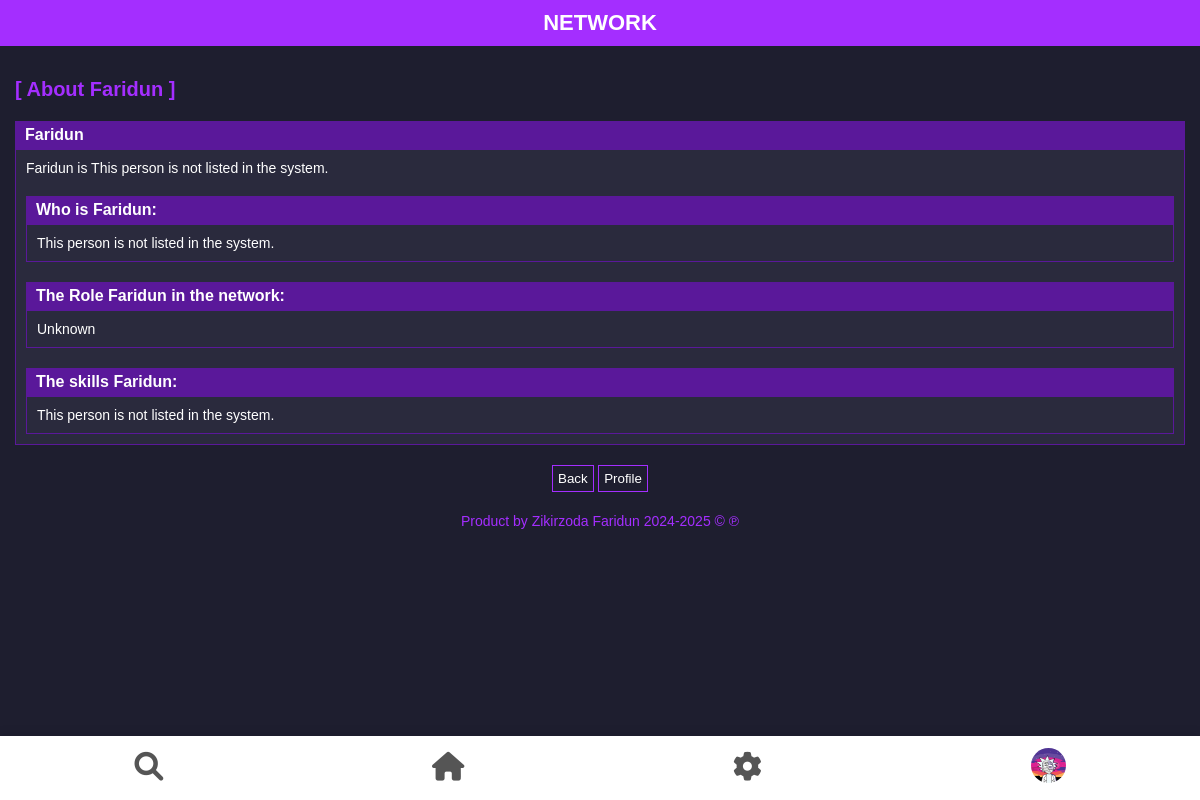
The app's page /person/Faridun/ (signed in) with its own data.
### users/models.py (models this page shows, shortened)
class CustomUser(AbstractUser):
    blocked_users = models.ManyToManyField('self', symmetrical=False, related_name='blocked_by', blank=True)
    is_online = models.BooleanField(default=False)
    last_seen = models.DateTimeField(null=True, blank=True)
    GENDER_CHOICES = [
        ('M', 'Male'),
        ('F', 'Female')
    ]
    username = models.CharField(max_length=12, unique=True)
    name = models.CharField(max_length=100)
    email = models.EmailField(max_length=30)
    number= models.PositiveIntegerField(null=True, blank=True)
    surname = models.CharField(max_length=100)
    gender = models.CharField(max_length=1, choices=GENDER_CHOICES, default='M')
    mini_info = models.TextField(max_length=200, blank=True)
    friends = models.ManyToManyField('self', blank=True)
    music = models.FileField(upload_to='user_music/', blank=True, null=True)
    TYPE_CHOISE = [
        ('O', 'Open'),
        ('C', 'Close - request'),
        ('F', 'Friend - request')
    ]
    PROF_CHOISE = [
        ('C', 'Company'),
        ('P', 'Default - profile'),
        ('S', 'Online store')
    ]
    accounts_type = models.CharField(max_length=1, choices=TYPE_CHOISE, default='O')
    profile_type = models.CharField(max_length=1, choices=PROF_CHOISE, default='P')
    status_choices = [
        ('greate', 'Greate 😎'),
        ('good', 'Good 😍'),
        ('normal', 'Normal 😐'),
        ('sad', 'Sad 😔'),
        ('bad', 'Bad 😡'),
        ('super_bad', 'Super Bad 🤬'),
    ]
    status = models.CharField(max_length=10, choices=status_choices, default='normal')
    profile_pic = models.ImageField(upload_to='profile_pics/', blank=True, null=True)
    cover_pic = models.ImageField(upload_to='cover_pics/', blank=True, null=True)
    website = models.URLField(max_length=200, blank=True, null=True)

### users/views.py (the view)
# urls.py: path('person/<str:name>/', views.person_detail, name='person_detail'),  # Dynamic URL for person details
def person_detail(request, name):
    friend_requests_count = FriendRequest.objects.filter(to_user=request.user).count()
    people = {
        "Zikirzoda Faridun": {
            "role": "Founder, Master and Commander, Programmer",
            "description": "Founder, Commander and main programmer. Zikirzoda Faridun make network.",
            "skills":"Programmer",
        },
        "Zikirzoda Abubakr": {
            "role": "Business Stuff, Corporate Stuff and CFO",
            "description": "Responsible for financial strategies.",
            "skills":"Lawyer and prosecutor",
        },
        "Zikirzoda Bobojon": {
            "role": "Graphic designer, main mathematics, ideas designer",
            "description": "Leads creative and mathematical designs.",
            "skills":"Main mathematic",
        },
        "Zikirzoda Abdukhalil": {
            "role": "Ideas and graphic designer, General financial problem solver",
            "description": "Innovator and financial problem solver.",
            "skills":"Businessman",
        },
    }
    person_info = people.get(name, {
        "role": "Unknown",
        "description": "This person is not listed in the system.",
        "skills": "This person is not listed in the system.",
    })
    return render(request, 'users/people.html', {
        'name': name,
        'role': person_info['role'],
        'description': person_info['description'],
        'skills': person_info['skills'],
        'friend_requests_count':friend_requests_count,
    })

### users/templates/users/people.html (shortened to what this page needs)
<!DOCTYPE html>
<html lang="en">
<head>
  <link href="https://cdnjs.cloudflare.com/ajax/libs/font-awesome/6.0.0-beta3/css/all.min.css" rel="stylesheet">
</head>
<body>
  <div class="bottom-bar">
    <a href="{% url 'users_list' %}">
      <span class="icon"><i class="fas fa-search"></i></span>
    </a>
    <a href="{% url 'chat_users_list' %}">
      <span class="icon"><i class="fas fa-home"></i></span>
    </a>
    <a href="{% url 'delete_account' %}">
      <span class="icon"><i class="fas fa-cog"></i></span>
    </a>
    <a href="{% url 'profile' %}">
      <span class="icon">
      {% if request.user.profile_pic %}
      <img src="{{ request.user.profile_pic.url }}" alt="Profile Picture" >
  {% endif %}</span>
    </a>
  </div>
  <header>
    <h1>NETWORK</h1>
  </header>
    <div class="main-content">
      <h2>[ About {{ name }} ]</h2>
      <div class="section-title">{{ name }}</div>
      <div class="section-content">
        {{ name }} is {{ description }}
        <div class="section-title">Who is {{ name }}:</div>
        <div class="section-content">{{ description }}</div>
        <div class="section-title">The Role {{ name }} in the network:</div>
      <div class="section-content">{{ role }}</div>
      <div class="section-title">The skills {{ name }}:</div>
      <div class="section-content">{{ skills }}</div>
      </div>
      <div class="contact-link">
        <a href="{% url 'get_started' %}"><button class="button">Back</button></a>
        <a href="{% url 'profile' %}"><button class="button">Profile</button></a>
      </div>
      <div class="contact-link">
        <a href="#">Product by Zikirzoda Faridun 2024-2025 &copy; &copysr;</a>
      </div>
    </div>
</body>
</html>

### users/templates/users/people.html (style rules this page uses)
body { font-family: Verdana, sans-serif; margin: 0; padding: 0; background-color: #1e1e2f; color: #ffffff; margin-bottom: 140px; }
header { background-color: #a42eff; color: #ffffff; padding: 10px 15px; display: flex; justify-content: center; align-items: center; }
header h1 { font-size: 22px; font-weight: bold; text-transform: uppercase; margin: 0; }
.main-content { flex: 1; padding: 15px; }
.main-content h2 { font-size: 20px; font-weight: bold; margin-bottom: 20px; color: #a42eff; }
.section-title { background-color: #5a189a; color: #ffffff; padding: 5px 10px; font-size: 16px; font-weight: bold; margin-top: 20px; }
.section-content { border: 1px solid #5a189a; padding: 10px; font-size: 14px; background-color: #2a2a3d; color: #ffffff; }
.contact-link { margin-top: 20px; text-align: center; }
.contact-link a { color: #a42eff; text-decoration: none; font-size: 14px; }
.bottom-bar { position: fixed; bottom: 0; left: 0; width: 100%; background-color: #ffffff; box-shadow: 0 -2px 10px rgba(0, 0, 0, 0.1); display: flex; justify-content: space-around; align-items: center; padding: 0.6rem 0; z-index: 1000; }
.bottom-bar a { text-decoration: none; color: #555; font-size: 1.5rem; display: flex; flex-direction: column; align-items: center; position: relative; transition: color 0.3s ease; }
.bottom-bar a .icon { font-size: 1.8rem; }
.button { border: 1px solid #a42eff; background-color: #1e1e2f; color: white; padding: 5px; cursor: pointer; }
.icon img { width: 35px; height: 35px; border-radius: 100px; margin-top: 3px; }

### records on screen
CustomUser: user.profile_pic (picture), name "Faridun"

### other values on screen
{{ description }} "This person is not listed in the system."
{{ role }} "Unknown"
{{ skills }} "This person is not listed in the system."
